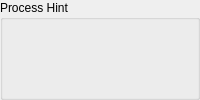
      <widget class="QGroupBox" name="groupBox_3">
       <property name="sizePolicy">
        <sizepolicy hsizetype="Expanding" vsizetype="Preferred">
         <horstretch>0</horstretch>
         <verstretch>0</verstretch>
        </sizepolicy>
       </property>
       <property name="title">
        <string>Process Hint</string>
       </property>
       <layout class="QGridLayout" name="gridLayout_9">
        <item row="0" column="0">
         <layout class="QGridLayout" name="gridLayout_7">
          <item row="0" column="0">
           <widget class="QLabel" name="label">
            <property name="sizePolicy">
             <sizepolicy hsizetype="Fixed" vsizetype="Preferred">
              <horstretch>0</horstretch>
              <verstretch>0</verstretch>
             </sizepolicy>
            </property>
            <property name="text">
             <string/>
            </property>
            <property name="alignment">
             <set>Qt::AlignLeading|Qt::AlignLeft|Qt::AlignTop</set>
            </property>
           </widget>
          </item>
          <item row="0" column="1">
           <widget class="QLabel" name="labelHintPoint">
            <property name="sizePolicy">
             <sizepolicy hsizetype="Preferred" vsizetype="Preferred">
              <horstretch>0</horstretch>
              <verstretch>0</verstretch>
             </sizepolicy>
            </property>
            <property name="styleSheet">
             <string notr="true">font: 75 12pt &quot;Aharoni&quot;;</string>
            </property>
            <property name="text">
             <string/>
            </property>
            <property name="alignment">
             <set>Qt::AlignLeading|Qt::AlignLeft|Qt::AlignTop</set>
            </property>
            <property name="wordWrap">
             <bool>true</bool>
            </property>
           </widget>
          </item>
          <item row="1" column="0">
           <widget class="QLabel" name="label_2">
            <property name="sizePolicy">
             <sizepolicy hsizetype="Fixed" vsizetype="Preferred">
              <horstretch>0</horstretch>
              <verstretch>0</verstretch>
             </sizepolicy>
            </property>
            <property name="text">
             <string/>
            </property>
            <property name="alignment">
             <set>Qt::AlignLeading|Qt::AlignLeft|Qt::AlignTop</set>
            </property>
           </widget>
          </item>
          <item row="1" column="1">
           <widget class="QLabel" name="labelHintProcess">
            <property name="sizePolicy">
             <sizepolicy hsizetype="Preferred" vsizetype="Preferred">
              <horstretch>0</horstretch>
              <verstretch>0</verstretch>
             </sizepolicy>
            </property>
            <property name="styleSheet">
             <string notr="true">font: 75 12pt &quot;Aharoni&quot;;</string>
            </property>
            <property name="text">
             <string/>
            </property>
            <property name="alignment">
             <set>Qt::AlignLeading|Qt::AlignLeft|Qt::AlignTop</set>
            </property>
            <property name="wordWrap">
             <bool>true</bool>
            </property>
           </widget>
          </item>
         </layout>
        </item>
       </layout>
      </widget>
